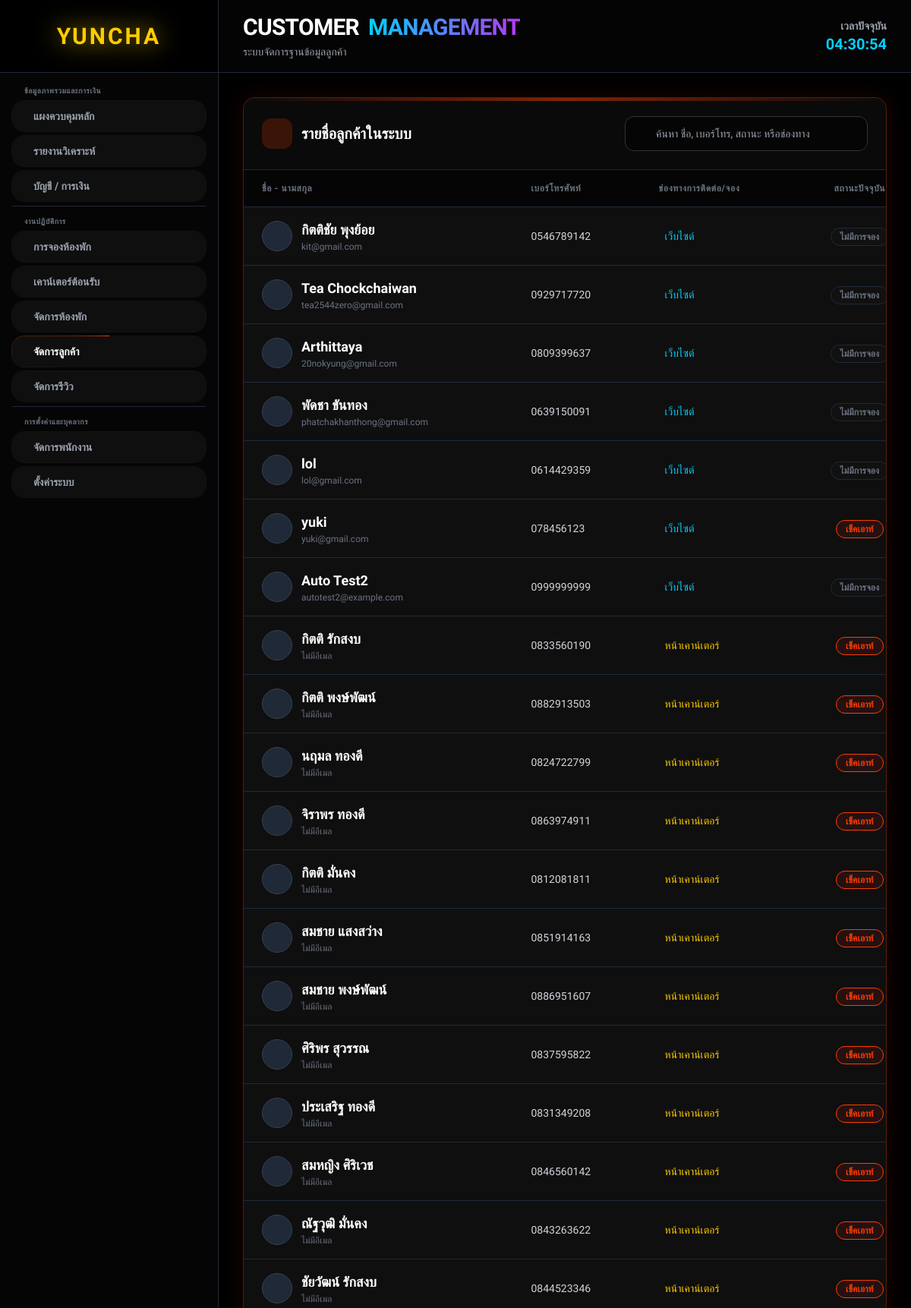
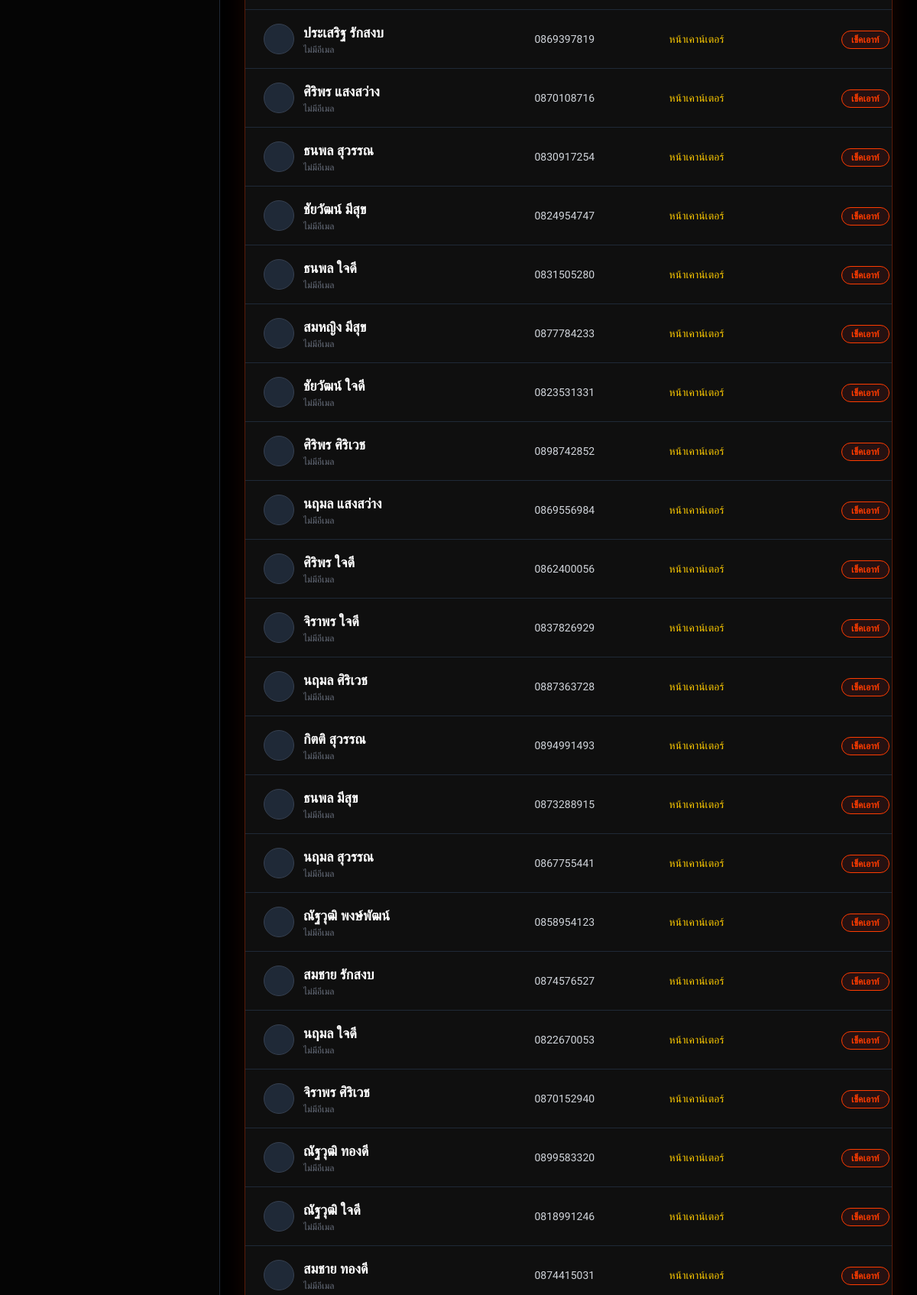
The app's page /dashboard/customers.php (signed in, upper part) with its own data (2 pictures, top to bottom).
### tables this page shows
CREATE TABLE `customers` (
  `id` INTEGER PRIMARY KEY AUTOINCREMENT,
  `first_name` longtext,
  `last_name` longtext,
  `phone` longtext,
  `email` longtext,
  `auth_provider` longtext,
  `status` varchar(255) DEFAULT 'active',
  `created_at` datetime DEFAULT CURRENT_TIMESTAMP,
  `is_returning` int DEFAULT '0'
);

### dashboard/customers.php (the view, shortened to what this page needs)
<?php
require_once 'config/db.php';
$sql_customers = "SELECT c.*, (SELECT status FROM bookings b WHERE b.customer_id = c.id ORDER BY created_at DESC LIMIT 1) as latest_booking_status FROM customers c ORDER BY c.created_at DESC";
$stmt_customers = $conn->query($sql_customers);
$customers = $stmt_customers->fetchAll(PDO::FETCH_ASSOC);
?>
<!DOCTYPE html>
<html lang="th">
<head>
    <script src="https://cdn.tailwindcss.com">
</script>
</head>
<body class="h-screen flex selection:bg-ycRed selection:text-black">
    <div class="stars-container" id="starsBox"></div>
    <?php include 'components/sidebar.php'; ?>
    <div class="flex-1 flex flex-col h-screen overflow-hidden relative z-10">
        <header class="h-24 bg-[#050505]/80 backdrop-blur-md border-b border-gray-800 flex items-center justify-between px-8 shrink-0">
            <div class="flex items-center gap-4">
                <div class="gs-anim">
                    <h2 class="text-3xl font-black text-white uppercase tracking-tight flex items-center gap-3">
                        CUSTOMER <span class="text-transparent bg-clip-text bg-gradient-to-r from-[#00d0ff] to-[#b537f2]">MANAGEMENT</span>
                    </h2>
                    <p class="text-gray-400 text-sm mt-1">ระบบจัดการฐานข้อมูลลูกค้า</p>
                </div>
            </div>
            <div class="flex items-center gap-6">
                <div class="text-right hidden md:block">
                    <p class="text-gray-400 text-sm font-bold">เวลาปัจจุบัน</p>
                    <p class="text-xl font-bold text-[#00d0ff]" id="currentTime">00:00:00</p>
                </div>
            </div>
        </header>
        <main class="flex-1 overflow-y-auto p-8 relative">
            <div class="max-w-7xl mx-auto space-y-8">
                <div class="bg-[#0f0f0f] border border-[#ff3c00]/30 rounded-2xl shadow-[0_0_30px_rgba(255,60,0,0.1)] relative overflow-hidden flex flex-col">
                    <div class="absolute top-0 left-0 w-full h-1 bg-gradient-to-r from-transparent via-[#ff3c00] to-transparent opacity-50"></div>
                    <div class="p-6 border-b border-gray-800 bg-[#0a0a0a] flex flex-col md:flex-row md:items-center justify-between gap-4 shrink-0">
                        <div class="flex items-center gap-3">
                            <div class="w-10 h-10 rounded-xl bg-[#ff3c00]/20 flex items-center justify-center text-[#ff3c00]">
                            </div>
                            <h3 class="text-xl font-bold text-white">รายชื่อลูกค้าในระบบ</h3>
                        </div>
                        <div class="flex items-center gap-4 w-full md:w-auto">
                            <div class="relative w-full md:w-80">
                                <input type="text" id="searchCustomer" placeholder="ค้นหา ชื่อ, เบอร์โทร, สถานะ หรือช่องทาง" class="input-dark pl-10 text-sm" style="--neon-color: #ff3c00;">
                            </div>
                        </div>
                    </div>
                    <div class="overflow-x-auto flex-1">
                        <table class="w-full text-left text-sm text-gray-300 min-w-[1000px]">
                            <thead class="bg-[#050505] text-gray-500 font-bold uppercase text-xs tracking-wider border-b border-gray-800">
                                <tr>
                                    <th class="px-6 py-4">ชื่อ - นามสกุล</th>
                                    <th class="px-6 py-4">เบอร์โทรศัพท์</th>
                                    <th class="px-6 py-4">ช่องทางการติดต่อ/จอง</th>
                                    <th class="px-6 py-4 text-center">สถานะปัจจุบัน</th>
                                </tr>
                            </thead>
                            <tbody class="divide-y divide-gray-800" id="customerTableBody">
                                <?php if(!empty($customers)): ?>
                                    <?php foreach($customers as $row):
                                        $row_opacity = ($row['status'] == 'deleted') ? 'opacity-50' : '';
                                    ?>
                                    <tr class="cus-row hover:bg-[#151515] transition-colors <?= $row_opacity ?>">
                                        <td class="px-6 py-4 font-bold text-lg text-white">
                                            <div class="flex items-center gap-3">
                                                <div class="w-10 h-10 rounded-full bg-gray-800 flex items-center justify-center text-gray-400 border border-gray-700">
                                                </div>
                                                <div>
                                                    <p class="cus-name"><?= htmlspecialchars($row['first_name'] . ' ' . $row['last_name']) ?></p>
                                                    <p class="text-xs font-normal text-gray-500"><?= htmlspecialchars($row['email'] ?: 'ไม่มีอีเมล') ?></p>
                                                </div>
                                            </div>
                                        </td>
                                        <td class="px-6 py-4 font-medium cus-phone"><?= htmlspecialchars($row['phone']) ?></td>
                                        <td class="px-6 py-4 cus-channel">
                                            <?php
                                                $auth = strtolower(isset($row['auth_provider']) ? $row['auth_provider'] :  '');
                                                if($auth == 'website' || $auth == 'online') echo '<span class="flex items-center gap-2 text-[#00d0ff]"><i class="ph-bold ph-globe text-lg"></i> เว็บไซต์</span>';
                                                elseif($auth == 'walk-in' || $auth == 'local') echo '<span class="flex items-center gap-2 text-ycGold"><i class="ph-bold ph-storefront text-lg"></i> หน้าเคาน์เตอร์</span>';
                                                elseif($auth == 'line') echo '<span class="flex items-center gap-2 text-[#00B900]"><i class="ph-bold ph-chat-circle-dots text-lg"></i> LINE</span>';
                                                elseif($auth == 'facebook') echo '<span class="flex items-center gap-2 text-[#1877F2]"><i class="ph-bold ph-facebook-logo text-lg"></i> Facebook</span>';
                                                elseif($auth == 'agoda' || $auth == 'booking.com') echo '<span class="flex items-center gap-2 text-ycRed"><i class="ph-bold ph-buildings text-lg"></i> ' . htmlspecialchars($row['auth_provider']) . '</span>';
                                                else echo '<span class="flex items-center gap-2 text-gray-400"><i class="ph-bold ph-question text-lg"></i> ' . htmlspecialchars($row['auth_provider'] ?: 'ไม่ระบุ') . '</span>';
                                            ?>
                                        </td>
                                        <td class="px-6 py-4 text-center">
                                            <?php
                                                $lb = isset($row['latest_booking_status']) ? $row['latest_booking_status'] :  '';
                                                if($row['status'] == 'deleted') echo '<span class="cus-status px-3 py-1 rounded-full text-xs font-bold bg-red-900/20 text-red-500 border border-red-500">บัญชีถูกระงับ</span>';
                                                elseif($lb == 'checked_in') echo '<span class="cus-status px-3 py-1 rounded-full text-xs font-bold bg-blue-900/40 text-[#00d0ff] border border-[#00d0ff]">กำลังพัก</span>';
                                                elseif(in_array($lb, ['confirmed', 'pending'])) echo '<span class="cus-status px-3 py-1 rounded-full text-xs font-bold bg-yellow-900/40 text-ycGold border border-ycGold">รอเช็คอิน</span>';
                                                elseif($lb == 'checked_out') echo '<span class="cus-status px-3 py-1 rounded-full text-xs font-bold bg-red-900/20 text-[#ff3c00] border border-[#ff3c00]">เช็คเอาท์</span>';
                                                else echo '<span class="cus-status px-3 py-1 rounded-full text-xs font-bold bg-[#111] text-gray-500 border border-gray-800">ไม่มีการจอง</span>';
                                            ?>
                                        </td>
                                    </tr>
                                    <?php endforeach; ?>
                                <?php else: ?>
                                    <tr><td colspan="5" class="text-center py-8 text-gray-500">ยังไม่มีข้อมูลลูกค้าในระบบ</td></tr>
                                <?php endif; ?>
                            </tbody>
                        </table>
                    </div>
                </div>
            </div>
        </main>
    </div>
</body>
</html>

### dashboard/customers.php (style rules this page uses)
body { background-color: #000000; color: #ffffff; font-family: 'Prompt', sans-serif; overflow-x: hidden; position: relative; }
.stars-container { position: fixed; inset: 0; z-index: 0; pointer-events: none; overflow: hidden; }
.input-dark { background-color: #050505; border: 1px solid #333; color: white; padding: 0.75rem 1rem; border-radius: 0.75rem; outline: none; width: 100%; transition: all 0.3s; }

### records on screen
customers: first_name+last_name "กิตติชัย พุงย้อย", email "kit@gmail.com", phone "0546789142", auth_provider "เว็บไซต์", status "ไม่มีการจอง"
customers: first_name+last_name "Tea Chockchaiwan", email "tea2544zero@gmail.com", phone "0929717720", auth_provider "เว็บไซต์", status "ไม่มีการจอง"
customers: first_name+last_name "Arthittaya", email "20nokyung@gmail.com", phone "0809399637", auth_provider "เว็บไซต์", status "ไม่มีการจอง"
customers: first_name+last_name "พัดชา ขันทอง", email "phatchakhanthong@gmail.com", phone "0639150091", auth_provider "เว็บไซต์", status "ไม่มีการจอง"
customers: first_name+last_name "lol", email "lol@gmail.com", phone "0614429359", auth_provider "เว็บไซต์", status "ไม่มีการจอง"
customers: first_name+last_name "yuki", email "yuki@gmail.com", phone "078456123", auth_provider "เว็บไซต์", status "เช็คเอาท์"
customers: first_name+last_name "Auto Test2", email "autotest2@example.com", phone "0999999999", auth_provider "เว็บไซต์", status "ไม่มีการจอง"
customers: first_name+last_name "กิตติ รักสงบ", email "ไม่มีอีเมล", phone "0833560190", auth_provider "หน้าเคาน์เตอร์", status "เช็คเอาท์"
customers: first_name+last_name "กิตติ พงษ์พัฒน์", email "ไม่มีอีเมล", phone "0882913503", auth_provider "หน้าเคาน์เตอร์", status "เช็คเอาท์"
customers: first_name+last_name "นฤมล ทองดี", email "ไม่มีอีเมล", phone "0824722799", auth_provider "หน้าเคาน์เตอร์", status "เช็คเอาท์"
customers: first_name+last_name "จิราพร ทองดี", email "ไม่มีอีเมล", phone "0863974911", auth_provider "หน้าเคาน์เตอร์", status "เช็คเอาท์"
customers: first_name+last_name "กิตติ มั่นคง", email "ไม่มีอีเมล", phone "0812081811", auth_provider "หน้าเคาน์เตอร์", status "เช็คเอาท์"
customers: first_name+last_name "สมชาย แสงสว่าง", email "ไม่มีอีเมล", phone "0851914163", auth_provider "หน้าเคาน์เตอร์", status "เช็คเอาท์"
customers: first_name+last_name "สมชาย พงษ์พัฒน์", email "ไม่มีอีเมล", phone "0886951607", auth_provider "หน้าเคาน์เตอร์", status "เช็คเอาท์"
customers: first_name+last_name "ศิริพร สุวรรณ", email "ไม่มีอีเมล", phone "0837595822", auth_provider "หน้าเคาน์เตอร์", status "เช็คเอาท์"
customers: first_name+last_name "ประเสริฐ ทองดี", email "ไม่มีอีเมล", phone "0831349208", auth_provider "หน้าเคาน์เตอร์", status "เช็คเอาท์"
customers: first_name+last_name "สมหญิง ศิริเวช", email "ไม่มีอีเมล", phone "0846560142", auth_provider "หน้าเคาน์เตอร์", status "เช็คเอาท์"
customers: first_name+last_name "ณัฐวุฒิ มั่นคง", email "ไม่มีอีเมล", phone "0843263622", auth_provider "หน้าเคาน์เตอร์", status "เช็คเอาท์"
customers: first_name+last_name "ชัยวัฒน์ รักสงบ", email "ไม่มีอีเมล", phone "0844523346", auth_provider "หน้าเคาน์เตอร์", status "เช็คเอาท์"
customers: first_name+last_name "ประเสริฐ รักสงบ", email "ไม่มีอีเมล", phone "0869397819", auth_provider "หน้าเคาน์เตอร์", status "เช็คเอาท์"
customers: first_name+last_name "ศิริพร แสงสว่าง", email "ไม่มีอีเมล", phone "0870108716", auth_provider "หน้าเคาน์เตอร์", status "เช็คเอาท์"
customers: first_name+last_name "ธนพล สุวรรณ", email "ไม่มีอีเมล", phone "0830917254", auth_provider "หน้าเคาน์เตอร์", status "เช็คเอาท์"
customers: first_name+last_name "ชัยวัฒน์ มีสุข", email "ไม่มีอีเมล", phone "0824954747", auth_provider "หน้าเคาน์เตอร์", status "เช็คเอาท์"
customers: first_name+last_name "ธนพล ใจดี", email "ไม่มีอีเมล", phone "0831505280", auth_provider "หน้าเคาน์เตอร์", status "เช็คเอาท์"
customers: first_name+last_name "สมหญิง มีสุข", email "ไม่มีอีเมล", phone "0877784233", auth_provider "หน้าเคาน์เตอร์", status "เช็คเอาท์"
customers: first_name+last_name "ชัยวัฒน์ ใจดี", email "ไม่มีอีเมล", phone "0823531331", auth_provider "หน้าเคาน์เตอร์", status "เช็คเอาท์"
customers: first_name+last_name "ศิริพร ศิริเวช", email "ไม่มีอีเมล", phone "0898742852", auth_provider "หน้าเคาน์เตอร์", status "เช็คเอาท์"
customers: first_name+last_name "นฤมล แสงสว่าง", email "ไม่มีอีเมล", phone "0869556984", auth_provider "หน้าเคาน์เตอร์", status "เช็คเอาท์"
customers: first_name+last_name "ศิริพร ใจดี", email "ไม่มีอีเมล", phone "0862400056", auth_provider "หน้าเคาน์เตอร์", status "เช็คเอาท์"
customers: first_name+last_name "จิราพร ใจดี", email "ไม่มีอีเมล", phone "0837826929", auth_provider "หน้าเคาน์เตอร์", status "เช็คเอาท์"
customers: first_name+last_name "นฤมล ศิริเวช", email "ไม่มีอีเมล", phone "0887363728", auth_provider "หน้าเคาน์เตอร์", status "เช็คเอาท์"
customers: first_name+last_name "กิตติ สุวรรณ", email "ไม่มีอีเมล", phone "0894991493", auth_provider "หน้าเคาน์เตอร์", status "เช็คเอาท์"
customers: first_name+last_name "ธนพล มีสุข", email "ไม่มีอีเมล", phone "0873288915", auth_provider "หน้าเคาน์เตอร์", status "เช็คเอาท์"
customers: first_name+last_name "นฤมล สุวรรณ", email "ไม่มีอีเมล", phone "0867755441", auth_provider "หน้าเคาน์เตอร์", status "เช็คเอาท์"
customers: first_name+last_name "ณัฐวุฒิ พงษ์พัฒน์", email "ไม่มีอีเมล", phone "0858954123", auth_provider "หน้าเคาน์เตอร์", status "เช็คเอาท์"
customers: first_name+last_name "สมชาย รักสงบ", email "ไม่มีอีเมล", phone "0874576527", auth_provider "หน้าเคาน์เตอร์", status "เช็คเอาท์"
customers: first_name+last_name "นฤมล ใจดี", email "ไม่มีอีเมล", phone "0822670053", auth_provider "หน้าเคาน์เตอร์", status "เช็คเอาท์"
customers: first_name+last_name "จิราพร ศิริเวช", email "ไม่มีอีเมล", phone "0870152940", auth_provider "หน้าเคาน์เตอร์", status "เช็คเอาท์"
customers: first_name+last_name "ณัฐวุฒิ ทองดี", email "ไม่มีอีเมล", phone "0899583320", auth_provider "หน้าเคาน์เตอร์", status "เช็คเอาท์"
customers: first_name+last_name "ณัฐวุฒิ ใจดี", email "ไม่มีอีเมล", phone "0818991246", auth_provider "หน้าเคาน์เตอร์", status "เช็คเอาท์"
customers: first_name+last_name "สมชาย ทองดี", email "ไม่มีอีเมล", phone "0874415031", auth_provider "หน้าเคาน์เตอร์", status "เช็คเอาท์"
